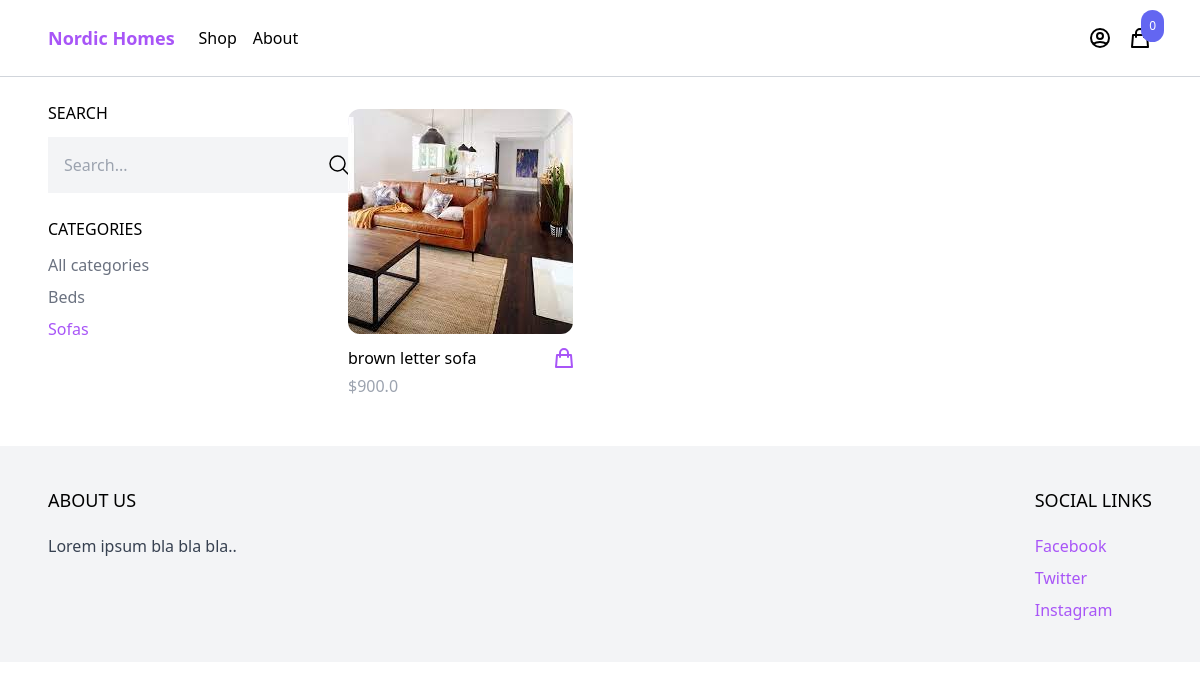
Before: /shop/?category=Sofas with the older database file.
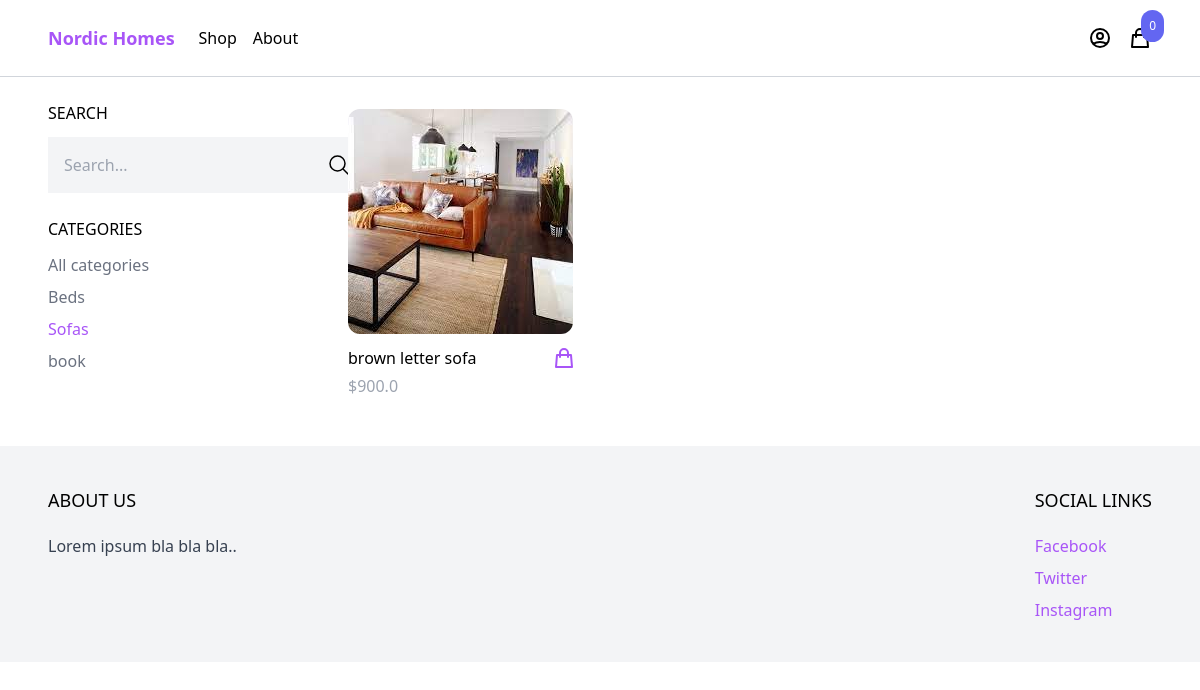
After: the same page with the newer database file.
### product/models.py (models this page shows, shortened)
class Category(models.Model):
    name = models.CharField(max_length=255)
    slug = models.SlugField()
    class Meta:
        ordering = ('name',)

class Product(models.Model):
    category = models.ForeignKey(Category, related_name='products', on_delete=models.CASCADE)
    name = models.CharField(max_length=255)
    slug = models.SlugField()
    description = models.TextField(blank=True, null=True)
    price = models.IntegerField()
    created_at = models.DateTimeField(auto_now_add=True)
    image = models.ImageField(upload_to='uploads/', blank=True, null=True)
    thumbnail = models.ImageField(upload_to='uploads/', blank=True, null=True)
    class Meta:
        ordering = ('-created_at',)
    def get_display_price(self):
        return self.price/100
    def get_thumbnail(self):
        if self.thumbnail:
            return self.thumbnail.url

### core/views.py (the view)
# urls.py: path('shop/', shop, name='shop'),
def shop(request):
    categories = Category.objects.all()
    products = Product.objects.all()
    active_category = request.GET.get('category', '')
    if active_category:
        products = products.filter(category__slug=active_category)
    query = request.GET.get('query', '')
    if query:
        products = products.filter(Q(name__icontains=query) | Q(description__icontains=query))
    context = {
        'categories': categories,
        'products': products,
        'active_category': active_category
    }
    return render(request, 'core/shop.html', context)

### cart/cart.py (called while the page is built)
    def __len__(self):
        return sum(item['quantity'] for item in self.cart.values())

### cart/context_processors.py (called while the page is built)
def cart(request):
    return {'cart': Cart(request)}

### core/templates/core/shop.html (shortened to what this page needs)
{% extends 'core/base.html' %}
{% block content %}
<div class="max-w-6xl mx-auto flex flex-wrap items-start py-6 px-6 xl:px-8">
    <div class="'filters w-full lg:w-1/4">
        <h3 class="mb-3 text.xl uppercase">Search</h3>
        <form method="get" action=".">
            <div class="flex">
                <input type="text" name="query" class="p-4 bg-gray-100 border-0" placeholder="Search...">
                <button class="p-4 bg-gray-100 border-0">
                    <svg xmlns="http://www.w3.org/2000/svg" fill="none" viewBox="0 0 24 24" stroke-width="1.5" stroke="currentColor" class="w-6 h-6">
                        <path stroke-linecap="round" stroke-linejoin="round" d="m21 21-5.197-5.197m0 0A7.5 7.5 0 1 0 5.196 5.196a7.5 7.5 0 0 0 10.607 10.607Z" />
                    </svg>
                </button>
            </div>
        </form>
        <h3 class="mt-6 mb-3 text.xl uppercase">Categories</h3>
        <ul class="space-y-2">
            <li><a href="{%  url 'shop' %}" class="{% if not active_category %}text-purple-500 {% else %}text-gray-500 {% endif %}">All categories</a></li>
            {%  for category in categories  %}
            <li><a href="{%  url 'shop' %}?category={{ category.slug }}" class="{% if category.slug == active_category %}text-purple-500{% else %}text-gray-500{% endif %}">{{category.name}}</a></li>
            {% endfor %}
        </ul>
    </div>
    <div class="products w-full lg:w-3/4 -mt-4 flex items-center flex-wrap">
        {% for product in products %}
            {% include 'product/partials/product_list_item.html' %}
        {% endfor %}
{% endblock %}

### product/templates/product/partials/product_list_item.html
<div class="w-full md:w-1/3 xl:w-1/4 p-6">
    <a href="{% url 'product' product.slug %}">
        <img src="{{ product.get_thumbnail }}" class="rounded-xl hover:shadow-lg">
    </a>
    <div class="pt-3 flex items-center justify-between">
        <a href="{% url 'product' product.slug %}">{{ product.name }}</a>
        <a href="{% url 'product' product.slug %}" class="text-purple-500 hover:text-purple-800">
            <svg xmlns="http://www.w3.org/2000/svg" class="h-6 w-6" fill="none" viewBox="0 0 24 24" stroke="currentColor">
                <path stroke-linecap="round" stroke-linejoin="round" stroke-width="2" d="M16 11V7a4 4 0 00-8 0v4M5 9h14l1 12H4L5 9z" />
            </svg>
        </a>
    </div>
    <p class="pt-1 text-gray-400">${{ product.get_display_price }}</p>
</div>

Changed rows visible on the page:
added Category: name "book"
